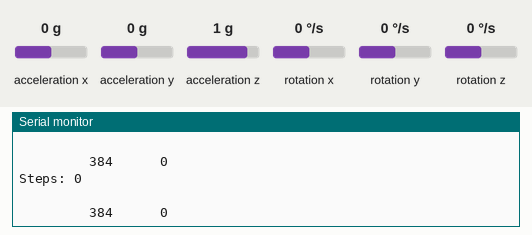
Simulated run of this sketch. Board: Arduino Uno, built with avr-gcc and run on an emulated ATmega328P. On the bench: the last lines printed to the serial monitor. Wiring (inferred from the names in the program): MPU-6050 motion sensor at I2C address 0x68. Inputs (shaded band) come from the test bench; at power-on: acceleration x 0 g, acceleration z 1 g, acceleration y 0 g, rotation x 0 °/s, rotation y 0 °/s, rotation z 0 °/s.

Above: at 1.2 s.
1.3 s: acceleration x set to -1.4 g
At 1.52 s:
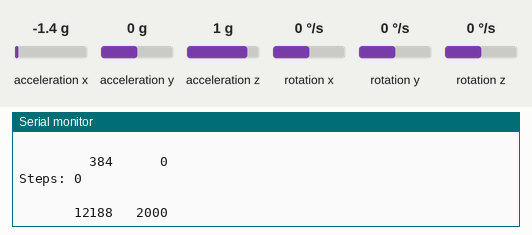
3.0 s: acceleration z set to 0 g
At 3.16 s:
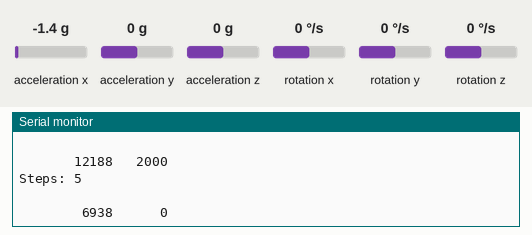
4.6 s: acceleration x set to -0.8 g
At 4.61 s:
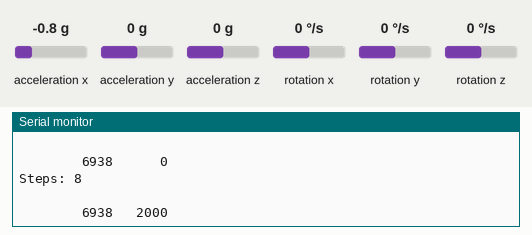
7.6 s: acceleration y set to -1.4 g
At 7.61 s:
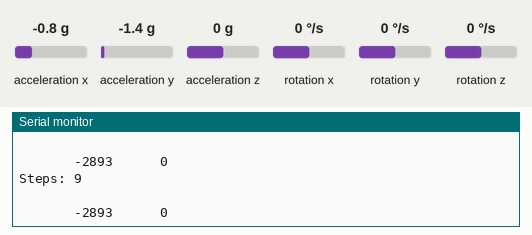
Timing chart, 0 to 10.6 s (numbered marks = the images above; inputs shaded):
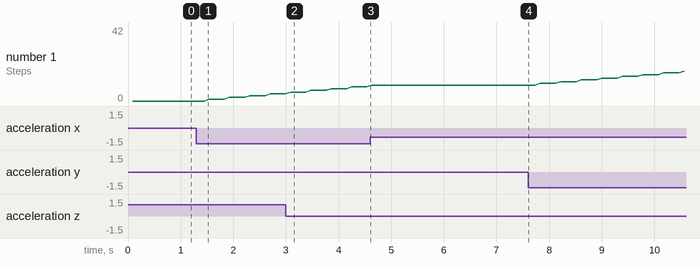

Measured:
- after the input at 1.3 s, the serial monitor: prints a new line after 0.15 s (image 1)
- after the input at 3.0 s, the serial monitor: prints a new line after 0.10 s (image 2)
- plotted number 1: 0 → 4 after the input at 1.3 s, 9 → 42 after the input at 7.6 s

The sketch:

StepCounter_2.ino
```cpp
#include "Wire.h" // This library allows you to communicate with I2C devices.

const int MPU_ADDR = 0x68; // I2C address of the MPU-6050. If AD0 pin is set to HIGH, the I2C address will be 0x69.

int16_t accelerometer_x, accelerometer_y, accelerometer_z; // variables for accelerometer raw data
long a22;
double aAll, aFinal;
int16_t gyro_x, gyro_y, gyro_z; // variables for gyro raw data
int16_t temperature; // variables for temperature data

char tmp_str[7]; // temporary variable used in convert function

char* convert_int16_to_str(int16_t i) { // converts int16 to string. Moreover, resulting strings will have the same length in the debug monitor.
  sprintf(tmp_str, "%6d", i);
  return tmp_str;
}

float stepRate = 5;
float samplingPeriod = 0.002;
float samplingRate;
int16_t np;

void setup() {
  Wire.setClock(400000);
  Serial.begin(9600);
  Wire.begin();
  Wire.beginTransmission(MPU_ADDR); // Begins a transmission to the I2C slave (GY-521 board)
  Wire.write(0x6B); // PWR_MGMT_1 register
  Wire.write(0); // set to zero (wakes up the MPU-6050)
  Wire.endTransmission(true);

  samplingRate = 1/samplingPeriod;
  np = round(samplingRate/stepRate);
}

int16_t baseX = 15300;

int16_t minStepInterval = 350;
unsigned long lastStepTime = 0;

int16_t stepCount = 0;

int16_t stepOver = 1;
int16_t stepped = 0;

void loop() {
  Wire.beginTransmission(MPU_ADDR);
  Wire.write(0x3B); // starting with register 0x3B (ACCEL_XOUT_H) [MPU-6000 and MPU-6050 Register Map and Descriptions Revision 4.2, p.40]
  Wire.endTransmission(false); // the parameter indicates that the Arduino will send a restart. As a result, the connection is kept active.
  Wire.requestFrom(MPU_ADDR, 7*2, true); // request a total of 7*2=14 registers

  // "Wire.read()<<8 | Wire.read();" means two registers are read and stored in the same variable
  accelerometer_x = Wire.read()<<8 | Wire.read(); // reading registers: 0x3B (ACCEL_XOUT_H) and 0x3C (ACCEL_XOUT_L)
  accelerometer_x *= 1;
  accelerometer_y = Wire.read()<<8 | Wire.read(); // reading registers: 0x3D (ACCEL_YOUT_H) and 0x3E (ACCEL_YOUT_L)
  accelerometer_y *= 0.94;
  accelerometer_z = Wire.read()<<8 | Wire.read(); // reading registers: 0x3F (ACCEL_ZOUT_H) and 0x40 (ACCEL_ZOUT_L)
  accelerometer_z *= 1;
  temperature = Wire.read()<<8 | Wire.read(); // reading registers: 0x41 (TEMP_OUT_H) and 0x42 (TEMP_OUT_L)
  gyro_x = Wire.read()<<8 | Wire.read(); // reading registers: 0x43 (GYRO_XOUT_H) and 0x44 (GYRO_XOUT_L)
  gyro_y = Wire.read()<<8 | Wire.read(); // reading registers: 0x45 (GYRO_YOUT_H) and 0x46 (GYRO_YOUT_L)
  gyro_z = Wire.read()<<8 | Wire.read(); // reading registers: 0x47 (GYRO_ZOUT_H) and 0x48 (GYRO_ZOUT_L)

  //a22 = (accelerometer_x*accelerometer_x) + (accelerometer_y*accelerometer_y) + (accelerometer_z*accelerometer_z);
  a22 = pow(accelerometer_x, 2) + pow(accelerometer_y, 2) + pow(accelerometer_z, 2);
  aAll = sqrt(a22);
  aFinal = aAll - 16000;


  if (aFinal < 1000) {
    stepOver = 1;
  }

  unsigned long timeSinceLastStep = millis() - lastStepTime;
  if (aFinal > 2000 && timeSinceLastStep > minStepInterval) {
    stepped = 2000;
    stepCount += 1;
    lastStepTime = millis();
  }

  // Output data to graph
  Serial.print("                                                                   ");
  if (false) {
    Serial.print(convert_int16_to_str(accelerometer_x));
    Serial.print(" ");
    Serial.print(convert_int16_to_str(accelerometer_y));
    Serial.print(" ");
    Serial.print(convert_int16_to_str(accelerometer_z));
    Serial.print(" ");
  }
  Serial.print(convert_int16_to_str(aFinal));
  Serial.print(" ");
  Serial.print(convert_int16_to_str(stepped));
  Serial.print(" ");
  Serial.println();

  Serial.print("Steps: ");
  Serial.print(stepCount);
  Serial.println();

  stepped = 0;

  // Delay
  delay(5);
}
```
